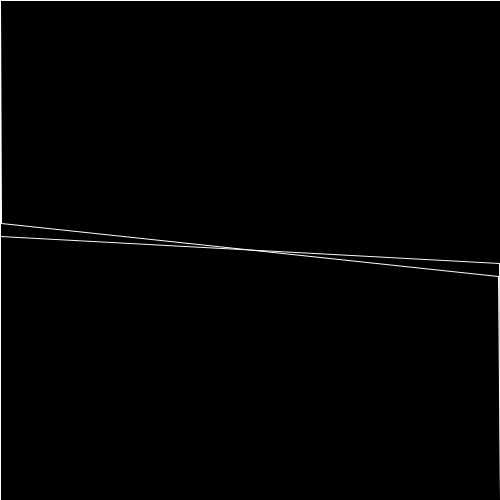
Frame 1 (no input)
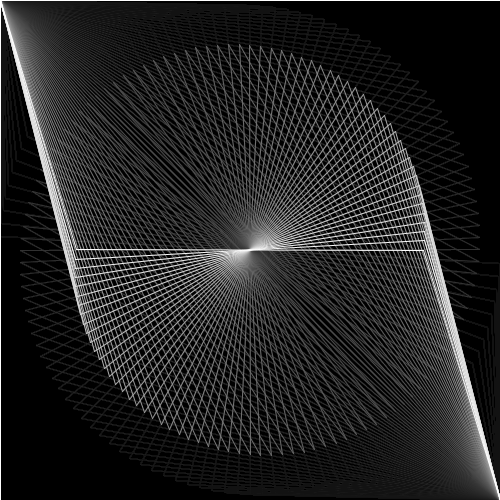
Frame 60 (the mouse pressed at the canvas centre just before this capture)
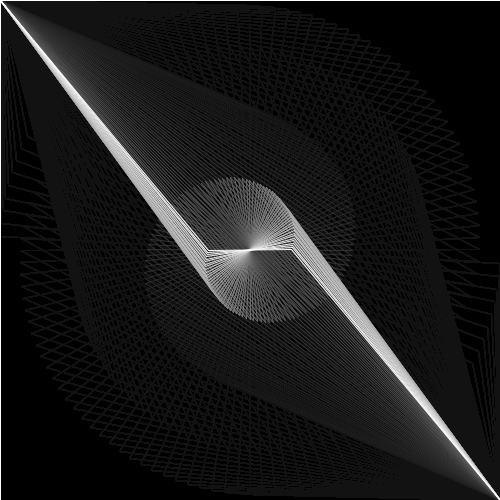
Frame 120 (the mouse held since frame 60 and released just before this capture)

The Processing sketch that drew these frames (run headless with seeded random() and noise(); from frame 60 on, the mouse is pressed at the canvas centre):

// Processing sketch: processing_1241
// ── processing_1241.pde

float rados = 0;float vitesse = 3/(180.0/PI);float inverse=180/(180.0/PI) ;
float radius = 0;

void setup(){
size(500, 500 );
stroke(255);
background(0); 
frameRate(40);
smooth();
}

void dessine(){
  radius+=0.01;
  float rad=cos(radius); rad =10+(1+rad)*120;  
  rados+=vitesse;
  rect(0,0,500,500);
  float x1 = 250+cos(rados)*rad;
  float y1 = 250+sin(rados)*rad; 
  float x2 = 250+cos(rados+inverse)*rad;
  float y2 = 250+sin(rados+inverse)*rad;  
   line(x1,y1,x2,y2); 
   line(0,0,x2,y2);
   line(500,500,x1,y1);
  }

void draw(){ 
   fill(0,7);
  for(int a=0;a<2;a++){
    dessine();
    }
}
